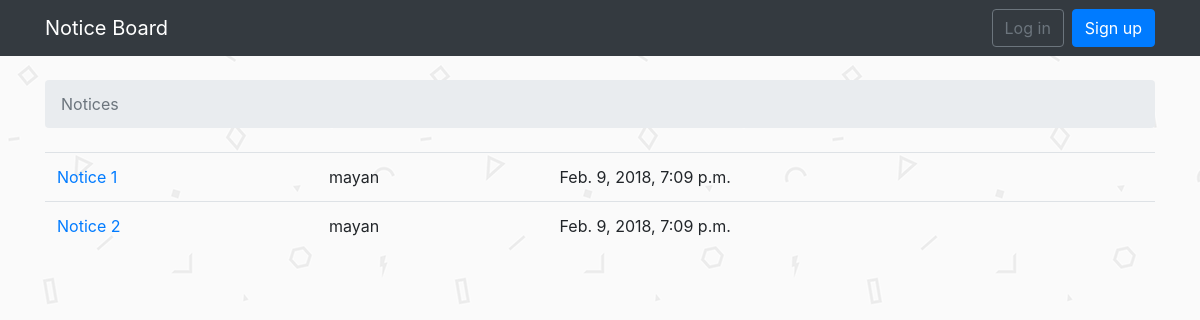
The app's page /, older data.
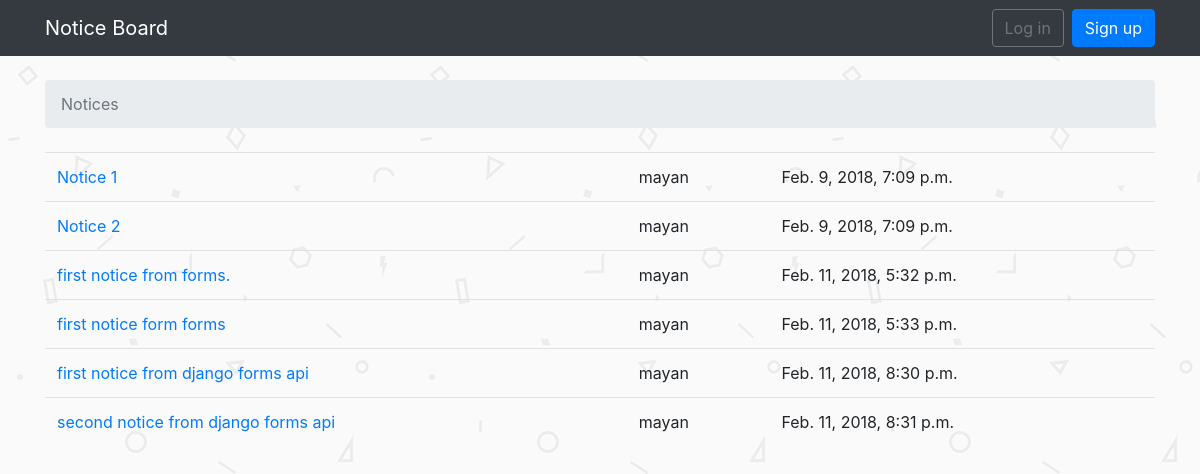
The same page, newer data.
### notices/models.py (models this page shows, shortened)
class Notice(models.Model):
    title = models.CharField(max_length=100)
    message = models.TextField(max_length=2000)
    created_at = models.DateTimeField(auto_now_add=True)
    created_by = models.ForeignKey(User, related_name='posts', on_delete=models.DO_NOTHING)

### notices/views.py (the view)
# urls.py: 2. Add a URL to urlpatterns:  path('', views.home, name='home')
def home(request) :
	notices = Notice.objects.all()
	return render(request, 'notices/home.html', {'notices': notices})

### notices/templates/notices/home.html (shortened to what this page needs)
{% extends 'notices/base.html' %}
{% block content %}
		<ol class="breadcrumb my-4">
		    <li class="breadcrumb-item active">Notices</li>
		</ol>
	    <table class="table">
	      <tbody>
	        {% for notice in notices %}
	          <tr>
	            <td>
	              <a href="{% url 'notices:notice_page' notice.id %}"> {{ notice.title }} </a><br>
	            </td>
	            <td>{{ notice.created_by }}</td>
	            <td>{{ notice.created_at }}</td>
	          </tr>
	        {% endfor %}
	      </tbody>
	    </table>
{% endblock %}

### notices/templates/notices/base.html (shortened to what this page needs)
{% load static %}
<!DOCTYPE html>
<html>
<head>
    <link rel="stylesheet" href="{% static 'css/bootstrap.min.css' %}">
    {% block stylesheet %}
    <link rel="stylesheet" href="{% static 'css/notices.css' %}">
    {% endblock %}
</head>
<body>
        <nav class="navbar navbar-expand-sm navbar-dark bg-dark">
          <div class="container">
            <a class="navbar-brand" href="{% url 'notices:home' %}">Notice Board</a>
            {% block navbar %}
                <div class="collapse navbar-collapse" id="mainMenu">
                    {% if user.is_authenticated %}
                      <ul class="navbar-nav ml-auto">
                        <li class="nav-item dropdown">
                          <a class="nav-link dropdown-toggle" href="#" id="userMenu" data-toggle="dropdown" aria-haspopup="true" aria-expanded="false">
                            {{ user.username }}
                          </a>
                          <div class="dropdown-menu dropdown-menu-right" aria-labelledby="userMenu">
                            <a class="dropdown-item" href="{% url 'accounts:password_change' %}">Change password</a>
                            <div class="dropdown-divider"></div>
                            <a class="dropdown-item" href="{% url 'accounts:logout' %}">Log out</a>
                          </div>
                        </li>
                        <form class="form-inline ml-auto">
                         <a href="{% url 'notices:new_notice'%}" class="btn btn-primary">New notice</a>
                        </form>
                      </ul>
                     {% else %}
                        <form class="form-inline ml-auto">
                          <a href="{% url 'accounts:login' %}" class="btn btn-outline-secondary">Log in</a>
                          <a href="{% url 'accounts:signup' %}" class="btn btn-primary ml-2">Sign up</a>
                        </form>
                  {% endif %}
                </div>
            {% endblock %}
          </div>
        </nav>
    <div class="container">
    {% block content %}
    {% endblock %}
    </div>
</body>
</html>

### notices/static/css/notices.css (style rules this page uses)
body { background-image: url(../img/geometry.png); }

Row changes from the older to the newer data that the page shows:
added Notice: title "first notice from forms.", created_by "mayan", created_at "Feb. 11, 2018, 5:32 p.m."
added Notice: title "first notice form forms", created_by "mayan", created_at "Feb. 11, 2018, 5:33 p.m."
added Notice: title "first notice from django forms api", created_by "mayan", created_at "Feb. 11, 2018, 8:30 p.m."
added Notice: title "second notice from django forms api", created_by "mayan", created_at "Feb. 11, 2018, 8:31 p.m."
